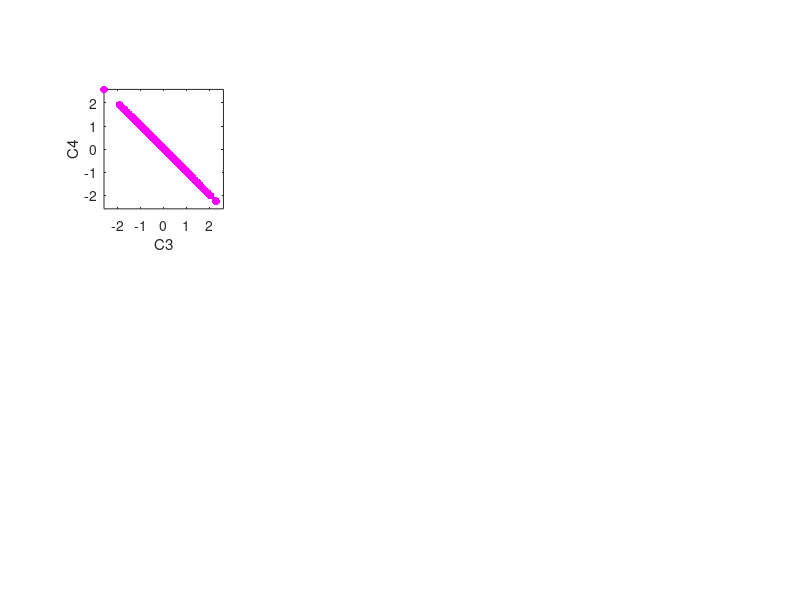

This chart was generated by the following MATLAB code: (Note: this script raises an error after producing the figure.)
% a clear MATLAB workspace is a clear mental workspace
close all; clear, clc

%PCA on simulated data

loop_thr = linspace(0,1,11);
for i=1:length(loop_thr)
    % data
    x = [ 1*randn(1000,1) loop_thr(i)*randn(1000,1) ];
    
    % rotation matrix
    th = pi/4;
    R1 = [ cos(th) -sin(th); sin(th) cos(th) ];
    
    % rotate data to induce correlation
    y = x*R1;
    
    % plot the data in a scatter plot
    figure(1), clf
    set(gcf,'Position',[300 300 1800 800]) % set(0,'DefaultFigureWindowStyle','docked')
    subplot(241)
    plot(y(:,1),y(:,2),'m.','markersize',17)
    
    % make the plot look nicer
    set(gca,'xlim',[-1 1]*max(y(:)),'ylim',[-1 1]*max(y(:)))
    xlabel('C3'), ylabel('C4')
    axis square
    
    %% PCA via eigendecomposition
    
    % mean-center
    y = y - mean(y,1);
    
    % covariance matrix
    covmat = y'*y / (length(y)-1);
    covmat = round(covmat, 3);
    
    % eigendecomposition
    [evecs,evals] = eig(covmat);
    [evals,sidx] = sort(diag(evals),'descend');
    evecs = evecs(:,sidx);
    
    % plot the eigenvectors on the data
    hold on
    plot([0 evecs(1,1)]*evals(1),[0 evecs(2,1)]*evals(1),'k','linew',3)
    plot([0 evecs(1,2)]*evals(end),[0 evecs(2,2)]*evals(end),'k','linew',3)
    
    % Display eigen vectors
    ax1 = subplot(242);
    xCord = repmat(1:2,2,1);
    yCord = xCord';
    t = num2cell(evecs);
    imagesc(evecs), axis square
    colormap(summer)
    text(xCord(:), yCord(:), t, 'HorizontalAlignment', 'Center')
    set(gca,'YTickLabel',[], 'XTickLabel',[])
    title('Spatial filter (Eigen vectors)', 'FontSize',12)
    
    % Component time series
    xCord = repmat(1:4,4,1);  % generate x-coordinates
    yCord = xCord';           % generate y-coordinates
    subplot(243);
    compTS = y * evecs;       % Component time series
    PC1 = compTS(:,1);
    PC2 = compTS(:,2);
    newY = y;
    newY(:,3) = PC1;
    newY(:,4) = PC2;
    newY_covmat = newY'*newY / (length(newY)-1);
    newY_covmat = round(newY_covmat, 3);
    t = num2cell(newY_covmat);     % extact values into cells
    imagesc(newY_covmat), axis square
    text(xCord(:), yCord(:), t, 'HorizontalAlignment', 'Center')
    set(gca,'clim',[-1 1],'xtick',1:4,'ytick',1:4, 'XAxisLocation', 'top')
    xticklabels({'C3','C4', 'PC1', 'PC2'})
    yticklabels({'C3','C4', 'PC1', 'PC2'})
    xlabel('Channels'), ylabel('Channels')
    title('Covariance Matrix', 'FontSize',12)
    colorbar()
    clear xCord yCord;
    
    subplot(244)
    plot(PC1,PC2,'m.','markersize',17)
    set(gca,'ylim',[-1 1]*max(PC1(:)))
    title(['Correlation = '  num2str(round(corr(PC1,PC2),3))])
    xlabel('PC1'), ylabel('PC2')
    axis square
    
    % Plot signal
    subplot(245)
    plot(y(:,1), 'Color', "#A2142F")
    title('C3')
    ylim([-4 4])
    subplot(246)
    plot(y(:,2), 'Color', "#77AC30")
    title('C4')
    ylim([-4 4])
    subplot(247)
    p1 = plot(PC1, 'Color', "#EDB120");
    hold on
    p2 = plot(PC2, 'Color', "#0072BD");
    p1.Color(4) = 0.75;
    p2.Color(4) = 0.25;
    legend('PC1', 'PC2')
    title('Component time series')
    ylim([-4 4])
    
    % Transform eigen values to an interpretable scale
    evals = 100*evals/sum(evals);
    
    % Plot Eigen spectrum
    subplot(248)
    p3 = bar(evals,'FaceColor',[1 0 0],'EdgeColor',[0 0 0],'LineWidth',1.5);
    p3.FaceAlpha = 0.25;
    xticks([1 2])
    xticklabels({'PC1', 'PC2'})
    ylabel('Percent Variance')
    title('Eigen Spectrum')
    text([1,2],evals(:),compose('%f',evals(:)),'HorizontalAlignment','center','VerticalAlignment','bottom')
    ylim([min(ylim),min(ylim)+range(ylim)*1.05])
    fname = ['/Users/sq566/Desktop/' num2str(i) '.png'];
    print(figure(1),fname,'-r300','-dpng');
end


%% Plot 3d
%figure(2)
%a1 = y(:,1);
%b1 = y(:,2);
%c1 = PC2;
%cmp = linspace(min(a1),max(b1),numel(c1));
%scatter3(a1,b1,c1, [], cmp,'filled'); 
%colorbar;
%view(-80,15)
%xlabel('C3'); ylabel('C4'); zlabel('Comp2')
%grid on;grid minor 
